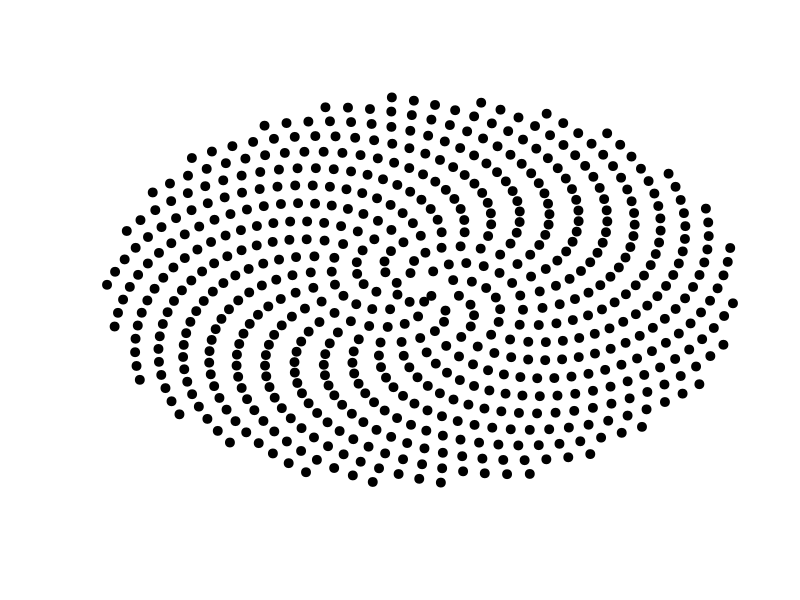

Write R code to recreate this figure.
golden.ratio = (sqrt(5) + 1)/2
fibonacci.angle=360/(golden.ratio^2)
#fibonacci.angle=137.5
#fibonacci.angle=30.045
#fibonacci.angle=14.9714
c=1
num_points=630
x=rep(0,num_points)
y=rep(0,num_points)

for (n in 1:num_points) {
    myn = n*1
    r=c*sqrt(myn)
    theta=fibonacci.angle*(myn)
    x[n]=r*cos(theta)
    y[n]=r*sin(theta)
}
plot(x,y,axes=FALSE,ann=FALSE,pch=19,cex=1.18,)
